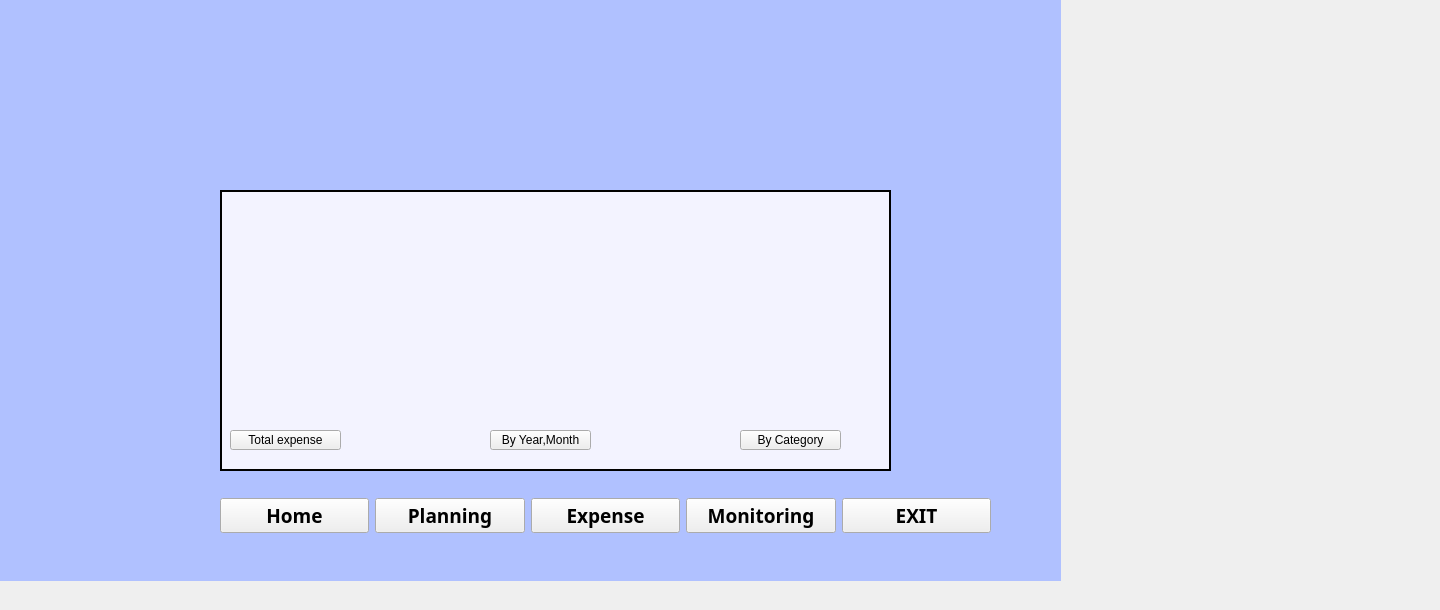
    <widget class="QWidget" name="mon_page">
     <widget class="QPushButton" name="by_period_btn">
      <property name="geometry">
       <rect>
        <x>490</x>
        <y>430</y>
        <width>101</width>
        <height>20</height>
       </rect>
      </property>
      <property name="text">
       <string>By Year,Month</string>
      </property>
     </widget>
     <widget class="QLabel" name="monitoring_icon2">
      <property name="geometry">
       <rect>
        <x>490</x>
        <y>290</y>
        <width>91</width>
        <height>91</height>
       </rect>
      </property>
      <property name="styleSheet">
       <string notr="true">background-image:url(:/resourcefile/expense2.png)</string>
      </property>
      <property name="text">
       <string/>
      </property>
     </widget>
     <widget class="QPushButton" name="Total_ex_btn">
      <property name="geometry">
       <rect>
        <x>230</x>
        <y>430</y>
        <width>111</width>
        <height>20</height>
       </rect>
      </property>
      <property name="text">
       <string>Total expense</string>
      </property>
     </widget>
     <widget class="QLabel" name="monitoring_icon1">
      <property name="geometry">
       <rect>
        <x>250</x>
        <y>280</y>
        <width>91</width>
        <height>91</height>
       </rect>
      </property>
      <property name="styleSheet">
       <string notr="true">background-image:url(:/resourcefile/expense1.png)</string>
      </property>
      <property name="text">
       <string/>
      </property>
     </widget>
     <widget class="QLabel" name="background_in_2">
      <property name="geometry">
       <rect>
        <x>220</x>
        <y>190</y>
        <width>671</width>
        <height>281</height>
       </rect>
      </property>
      <property name="styleSheet">
       <string notr="true">background-color:rgb(243, 243, 255)</string>
      </property>
      <property name="frameShape">
       <enum>QFrame::WinPanel</enum>
      </property>
      <property name="text">
       <string/>
      </property>
     </widget>
     <widget class="QLabel" name="monitoring_icon3">
      <property name="geometry">
       <rect>
        <x>740</x>
        <y>280</y>
        <width>91</width>
        <height>91</height>
       </rect>
      </property>
      <property name="styleSheet">
       <string notr="true">background-image:url(:/resourcefile/expense3.png)</string>
      </property>
      <property name="text">
       <string/>
      </property>
     </widget>
     <widget class="QLabel" name="background_2">
      <property name="geometry">
       <rect>
        <x>-370</x>
        <y>-20</y>
        <width>1431</width>
        <height>601</height>
       </rect>
      </property>
      <property name="styleSheet">
       <string notr="true">background-color:rgb(176, 193, 255)</string>
      </property>
      <property name="text">
       <string/>
      </property>
     </widget>
     <widget class="QPushButton" name="By_category_btn">
      <property name="geometry">
       <rect>
        <x>740</x>
        <y>430</y>
        <width>101</width>
        <height>20</height>
       </rect>
      </property>
      <property name="text">
       <string>By Category</string>
      </property>
     </widget>
     <widget class="QWidget" name="horizontalLayoutWidget_5">
      <property name="geometry">
       <rect>
        <x>220</x>
        <y>460</y>
        <width>771</width>
        <height>111</height>
       </rect>
      </property>
      <layout class="QHBoxLayout" name="monit_horizontalLayout">
       <item>
        <widget class="QPushButton" name="monit_home_btn">
         <property name="font">
          <font>
           <family>Agency FB</family>
           <pointsize>14</pointsize>
           <weight>75</weight>
           <bold>true</bold>
          </font>
         </property>
         <property name="styleSheet">
          <string notr="true"/>
         </property>
         <property name="text">
          <string>Home</string>
         </property>
        </widget>
       </item>
       <item>
        <widget class="QPushButton" name="monit_plan_btn">
         <property name="font">
          <font>
           <family>Agency FB</family>
           <pointsize>14</pointsize>
           <weight>75</weight>
           <bold>true</bold>
          </font>
         </property>
         <property name="styleSheet">
          <string notr="true"/>
         </property>
         <property name="text">
          <string>Planning</string>
         </property>
        </widget>
       </item>
       <item>
        <widget class="QPushButton" name="monit_expense_btn">
         <property name="font">
          <font>
           <family>Agency FB</family>
           <pointsize>14</pointsize>
           <weight>75</weight>
           <bold>true</bold>
          </font>
         </property>
         <property name="styleSheet">
          <string notr="true"/>
         </property>
         <property name="text">
          <string>Expense</string>
         </property>
        </widget>
       </item>
       <item>
        <widget class="QPushButton" name="monit_exit_btn_2">
         <property name="font">
          <font>
           <family>Agency FB</family>
           <pointsize>14</pointsize>
           <weight>75</weight>
           <bold>true</bold>
          </font>
         </property>
         <property name="styleSheet">
          <string notr="true"/>
         </property>
         <property name="text">
          <string>Monitoring</string>
         </property>
        </widget>
       </item>
       <item>
        <widget class="QPushButton" name="monit_exit_btn">
         <property name="font">
          <font>
           <family>Agency FB</family>
           <pointsize>14</pointsize>
           <weight>75</weight>
           <bold>true</bold>
          </font>
         </property>
         <property name="styleSheet">
          <string notr="true"/>
         </property>
         <property name="text">
          <string>EXIT</string>
         </property>
        </widget>
       </item>
      </layout>
     </widget>
     <widget class="QWidget" name="layoutWidget">
      <property name="geometry">
       <rect>
        <x>10</x>
        <y>10</y>
        <width>141</width>
        <height>51</height>
       </rect>
      </property>
      <layout class="QHBoxLayout" name="monit_horizontalLayout_2">
       <item>
        <widget class="QLabel" name="monitoring_icon">
         <property name="styleSheet">
          <string notr="true">background-image:url(:/resourcefile/monitoring.png)</string>
         </property>
         <property name="text">
          <string/>
         </property>
        </widget>
       </item>
       <item>
        <widget class="QLabel" name="mornitoring">
         <property name="font">
          <font>
           <family>Agency FB</family>
           <pointsize>14</pointsize>
           <weight>75</weight>
           <bold>true</bold>
          </font>
         </property>
         <property name="frameShape">
          <enum>QFrame::NoFrame</enum>
         </property>
         <property name="text">
          <string>Monitoring</string>
         </property>
        </widget>
       </item>
      </layout>
     </widget>
     <zorder>layoutWidget</zorder>
     <zorder>background_2</zorder>
     <zorder>background_in_2</zorder>
     <zorder>by_period_btn</zorder>
     <zorder>monitoring_icon2</zorder>
     <zorder>Total_ex_btn</zorder>
     <zorder>monitoring_icon1</zorder>
     <zorder>monitoring_icon3</zorder>
     <zorder>By_category_btn</zorder>
     <zorder>horizontalLayoutWidget_5</zorder>
    </widget>
